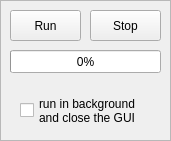
   <widget class="QFrame" name="frame_2">
    <property name="geometry">
     <rect>
      <x>870</x>
      <y>519</y>
      <width>171</width>
      <height>141</height>
     </rect>
    </property>
    <property name="frameShape">
     <enum>QFrame::StyledPanel</enum>
    </property>
    <property name="frameShadow">
     <enum>QFrame::Raised</enum>
    </property>
    <widget class="QPushButton" name="runButton">
     <property name="geometry">
      <rect>
       <x>10</x>
       <y>10</y>
       <width>71</width>
       <height>31</height>
      </rect>
     </property>
     <property name="toolTip">
      <string>&lt;html&gt;&lt;head/&gt;&lt;body&gt;&lt;p&gt;Run the model&lt;/p&gt;&lt;/body&gt;&lt;/html&gt;</string>
     </property>
     <property name="text">
      <string>Run</string>
     </property>
     <property name="icon">
      <iconset theme="start">
       <normaloff>../../../../.designer/backup</normaloff>../../../../.designer/backup</iconset>
     </property>
    </widget>
    <widget class="QPushButton" name="stopButton">
     <property name="geometry">
      <rect>
       <x>90</x>
       <y>10</y>
       <width>71</width>
       <height>31</height>
      </rect>
     </property>
     <property name="autoFillBackground">
      <bool>false</bool>
     </property>
     <property name="text">
      <string>Stop</string>
     </property>
     <property name="icon">
      <iconset theme="stop"/>
     </property>
     <property name="flat">
      <bool>false</bool>
     </property>
    </widget>
    <widget class="QProgressBar" name="progressBar">
     <property name="geometry">
      <rect>
       <x>10</x>
       <y>50</y>
       <width>151</width>
       <height>23</height>
      </rect>
     </property>
     <property name="value">
      <number>0</number>
     </property>
     <property name="textVisible">
      <bool>true</bool>
     </property>
     <property name="invertedAppearance">
      <bool>false</bool>
     </property>
    </widget>
    <widget class="QCheckBox" name="run_in_bg">
     <property name="geometry">
      <rect>
       <x>20</x>
       <y>90</y>
       <width>131</width>
       <height>41</height>
      </rect>
     </property>
     <property name="toolTip">
      <string>&lt;html&gt;&lt;head/&gt;&lt;body&gt;&lt;p&gt;checking this option and pressing Run will start kima in the background and close the GUI&lt;/p&gt;&lt;/body&gt;&lt;/html&gt;</string>
     </property>
     <property name="text">
      <string>run in background
and close the GUI</string>
     </property>
    </widget>
   </widget>
